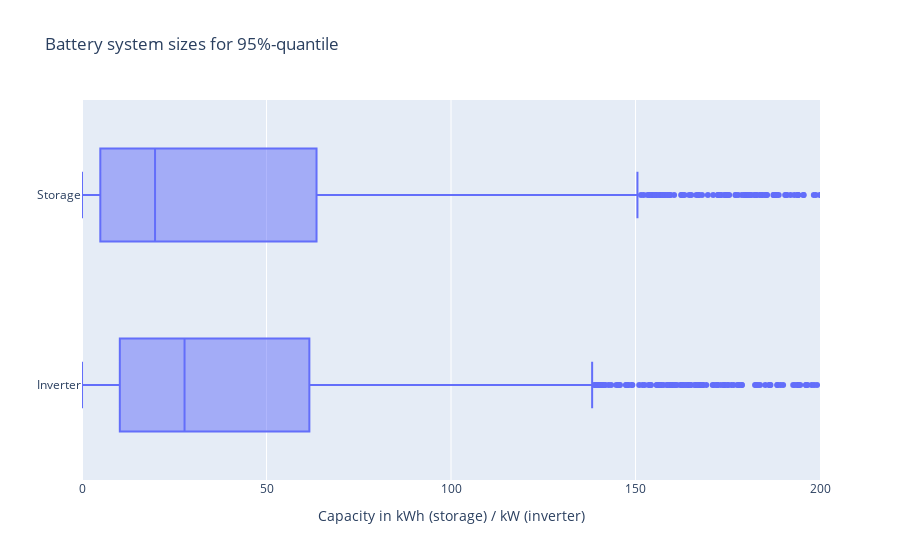

This figure's notebook cell:
### Markdown cell above
## System sizes

### Code cell
stor_cap_col = "storage_capacity_kwh"
median_storage_size = profiles_using_storage[stor_cap_col].median()
print(f"{median_storage_size=:.4f} kWh")
mean_storage_size = profiles_using_storage[stor_cap_col].mean()
print(f"{mean_storage_size=:.4f} kWh")
min_storage_size = profiles_using_storage[stor_cap_col].min()
print(f"{min_storage_size=:.4f} kWh")
max_storage_size = profiles_using_storage[stor_cap_col].max()
print(f"{max_storage_size=:.4f} kWh")
q95_storage_size = profiles_using_storage[stor_cap_col].quantile(0.95)
print(f"{q95_storage_size=:.2f} kWh")

print("----------------------------------")
inv_cap_col = "inverter_capacity_kw"
median_inverter_size = profiles_using_storage[inv_cap_col].median()
print(f"{median_inverter_size=:.2f} kW")
mean_inverter_size = profiles_using_storage[inv_cap_col].mean()
print(f"{mean_inverter_size=:.2f} kW")
min_inverter_size = profiles_using_storage[inv_cap_col].min()
print(f"{min_inverter_size=:.2f} kW")
max_inverter_size = profiles_using_storage[inv_cap_col].max()
print(f"{max_inverter_size=:.2f} kW")
q95_inverter_size = profiles_using_storage[inv_cap_col].quantile(0.95)
print(f"{q95_inverter_size=:.2f} kW")


fig_df = profiles_using_storage.copy()
fig_df = fig_df.rename(columns={stor_cap_col: "Storage", inv_cap_col: "Inverter"})
fig = px.box(
    data_frame=fig_df,
    x=["Inverter", "Storage"],
    title="Battery system sizes")
fig.update_layout(xaxis_title="Capacity in kWh (storage) / kW (inverter)", yaxis_title="")
fig.update_xaxes(range=[0, 200])
fig.show()

### Figure 1 — Plotly figure (JSON) as saved in the notebook; plotly's stock layout.template omitted (floating-point values rounded to 4 significant figures; data arrays with more than 128 entries replaced by an {"elided": "..."} marker saying what was removed)
{"data": [{"alignmentgroup": "True", "hovertemplate": "value=%{x}<br>variable=%{y}<extra></extra>", "legendgroup": "", "marker": {"color": "#636efa"}, "name": "", "notched": false, "offsetgroup": "", "orientation": "h", "showlegend": false, "type": "box", "x": {"elided": "5706 float values"}, "x0": " ", "xaxis": "x", "y": {"elided": "5706 str values"}, "y0": " ", "yaxis": "y"}], "layout": {"boxmode": "group", "legend": {"tracegroupgap": 0}, "title": {"text": "Battery system sizes for 95%-quantile"}, "xaxis": {"anchor": "y", "domain": [0, 1], "range": [0, 200], "title": {"text": "Capacity in kWh (storage) / kW (inverter)"}}, "yaxis": {"anchor": "x", "domain": [0, 1], "title": {"text": ""}}}}
